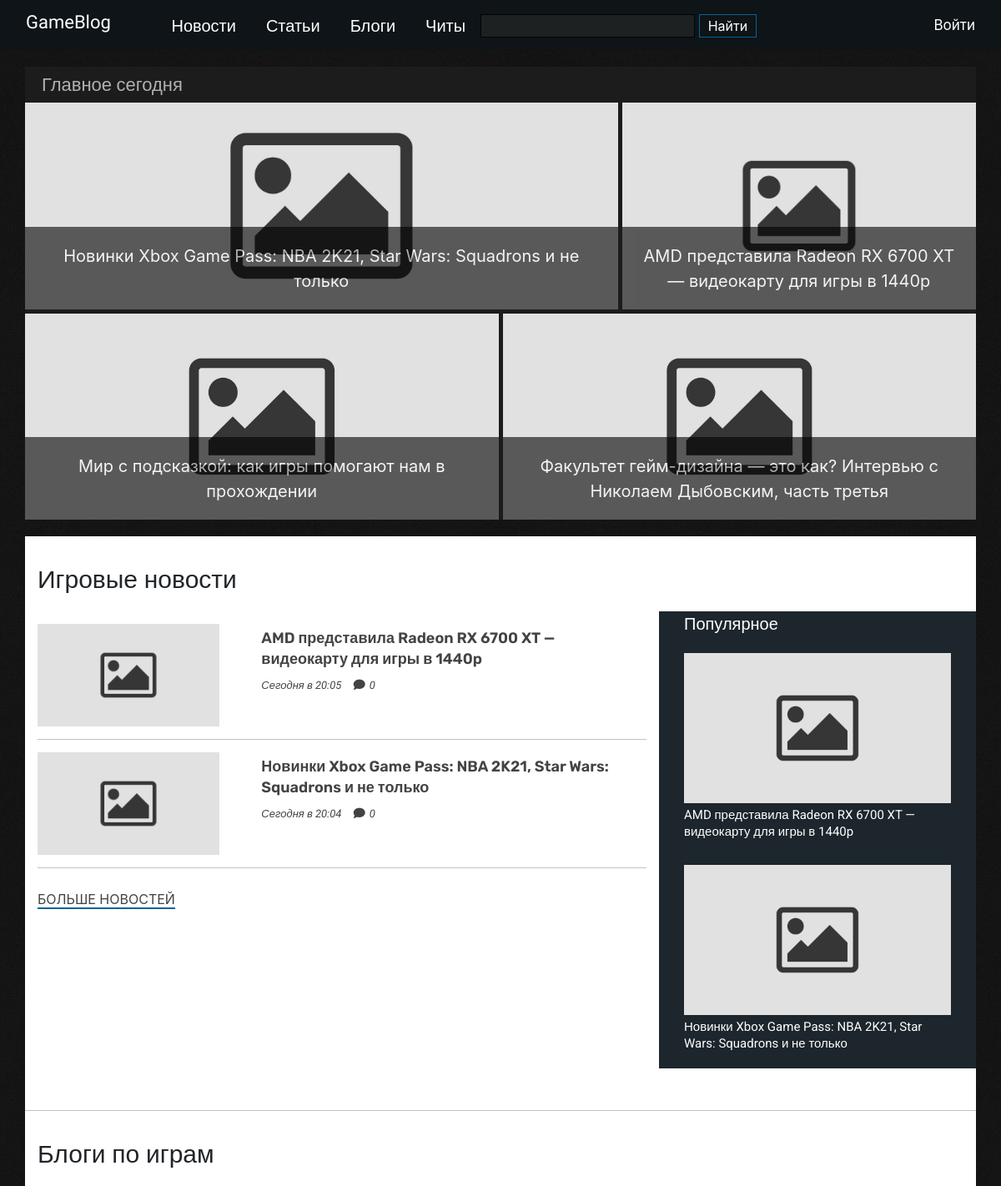
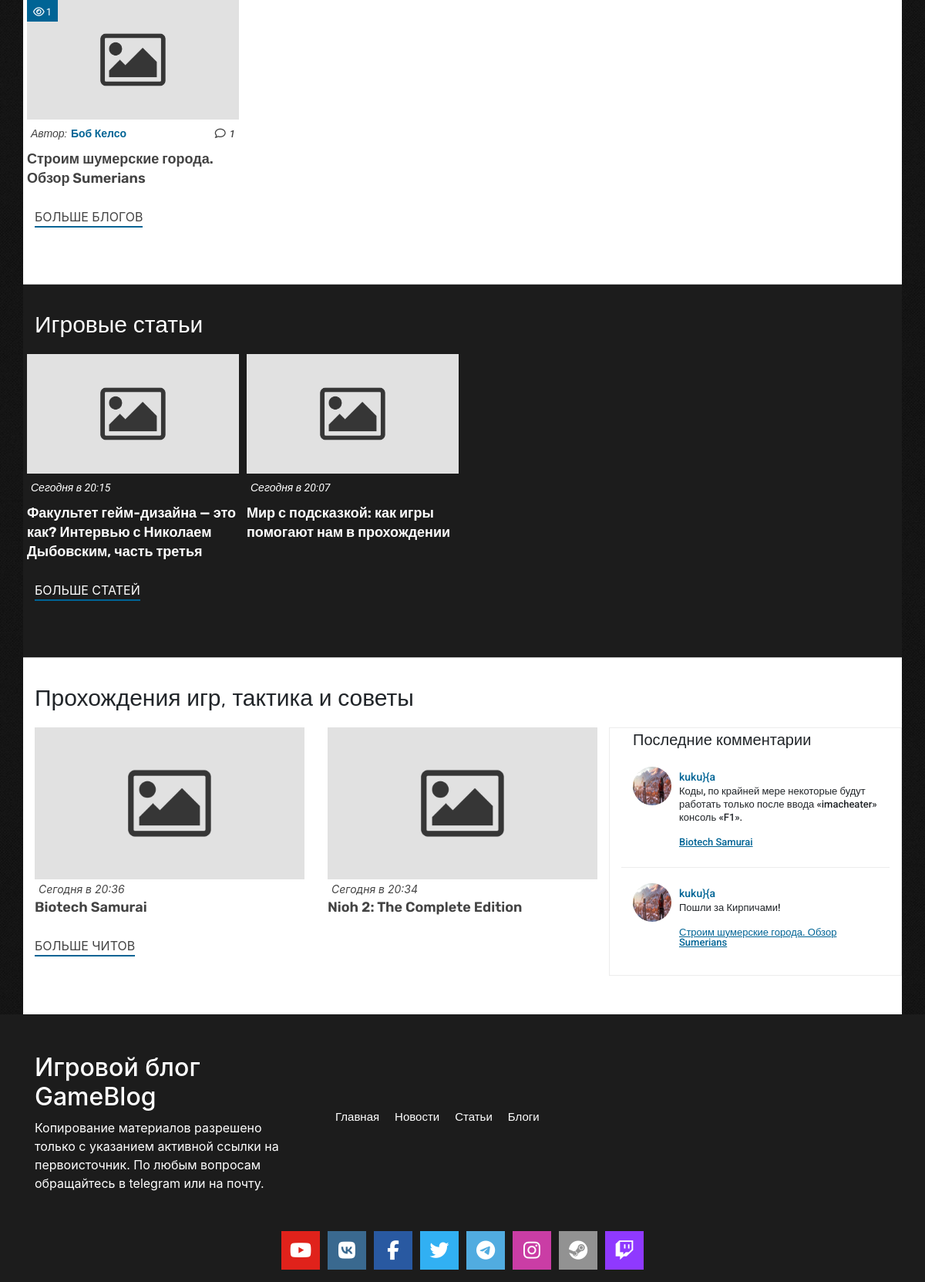
The page / on the database its author committed (2 pictures, top to bottom).
### tables this page shows
CREATE TABLE `news` (
  `id` int(11) NOT NULL,
  `cat_id` int(11) NOT NULL,
  `title` varchar(255) NOT NULL,
  `description` text NOT NULL,
  `author` int(11) NOT NULL,
  `date` datetime NOT NULL,
  `image` varchar(50) NOT NULL,
  `meta_desc` text NOT NULL,
  `meta_keywords` text NOT NULL,
  `showSlider` int(11) NOT NULL DEFAULT 0
);

CREATE TABLE `blogs` (
  `id` int(11) NOT NULL,
  `title` varchar(255) NOT NULL,
  `description` text NOT NULL,
  `author` int(11) NOT NULL,
  `date` datetime NOT NULL,
  `image` varchar(255) NOT NULL,
  `meta_desc` text NOT NULL,
  `meta_keywords` text NOT NULL,
  `showSlider` int(11) NOT NULL DEFAULT 0
);

CREATE TABLE `users` (
  `id` int(11) NOT NULL,
  `login` varchar(50) NOT NULL,
  `password` varchar(255) NOT NULL,
  `name` varchar(255) NOT NULL,
  `email` varchar(50) NOT NULL,
  `image` varchar(255) NOT NULL,
  `date` datetime NOT NULL,
  `role` enum('admin','user') NOT NULL
);

CREATE TABLE `articles` (
  `id` int(11) NOT NULL,
  `cat_id` int(11) NOT NULL,
  `title` varchar(255) NOT NULL,
  `description` text NOT NULL,
  `author` varchar(50) NOT NULL,
  `date` datetime NOT NULL,
  `image` varchar(255) NOT NULL,
  `meta_desc` text NOT NULL,
  `meta_keywords` text NOT NULL,
  `showSlider` int(11) NOT NULL DEFAULT 0
);

CREATE TABLE `cheats` (
  `id` int(11) NOT NULL,
  `cat_id` int(11) NOT NULL,
  `title` varchar(255) NOT NULL,
  `description` text NOT NULL,
  `author` varchar(50) NOT NULL,
  `date` datetime NOT NULL,
  `image` varchar(100) NOT NULL,
  `meta_desc` text NOT NULL,
  `meta_keywords` text NOT NULL,
  `showSlider` int(11) NOT NULL DEFAULT 0
);

### public/index.php (called while the page is built, shortened)
<?php
$qStr = $_SERVER['QUERY_STRING'];
spl_autoload_register(function ($className){
    $className = ROOT .'/'. str_replace('\\', '/', $className) . '.php';
});
Router::dispatch($qStr);

### config/db.php (called while the page is built)
<?php
return [
    'dsn' => 'mysql:host=localhost;dbname=gameblog',
    'user' => 'root',
    'password' => 'root'
];

### app/controllers/MainController.php (called while the page is built, shortened)
<?php
class MainController extends AppController
{
    public function indexAction()
    {
        $news = new News();
        $articles = new Article();
        $blogs = new Blog();
        $comments = new Comment();
        $cheats = new Cheat();
        $arrMainToday = $news->getMainToday();
        $arrLastNews = $news->last('id', 5);
        $arrPopularNews = $news->popular('c_views', 3);
        $arrlastBlogs = $blogs->getLastBlogs();
        $arrLastArticles = $articles->last('id', 4);
        $arrLastChit = $cheats->last('id', 8);
        $arrLastComments = $comments->lastComment('5');
    }
}

### app/models/Blog.php (called while the page is built, shortened)
<?php
class Blog extends Model
{
    protected $table = 'blogs';
    public function getLastBlogs()
    {
        $sql = "SELECT B.id, B.title, B.image, U.login as author FROM {$this->table} as B JOIN users as U ON B.author = U.id ORDER BY B.id DESC LIMIT 4";
        return $this->db->query($sql);
    }
}

### app/models/Comment.php (called while the page is built, shortened)
<?php
class Comment extends Model
{
    public function lastComment($limit = '')
    {
        $limit = (strlen($limit) != '') ? "LIMIT ".(int)$limit : '';
        $sql = "SELECT C.id, C.author_id, C.author, C.text as comment, C.date, N.id AS title_id, N.title, U.image AS user_img, 'news' as tbl FROM comments AS C JOIN news AS N ON C.table_name = 'news' AND C.table_row_id = N.id JOIN users AS U ON C.author_id = U.id WHERE C.active = 1
                UNION
                SELECT C.id, C.author_id, C.author, C.text as comment, C.date, A.id AS title_id, A.title, U.image AS user_img, 'articles' as tbl FROM comments AS C JOIN articles AS A ON C.table_name = 'articles' AND C.table_row_id = A.id JOIN users AS U ON C.author_id = U.id WHERE C.active = 1
                UNION
                SELECT C.id, C.author_id, C.author, C.text as comment, C.date, B.id AS title_id, B.title, U.image AS user_img, 'blogs' as tbl FROM comments AS C JOIN blogs AS B ON C.table_name = 'blogs' AND C.table_row_id = B.id JOIN users AS U ON C.author_id = U.id WHERE C.active = 1
                UNION
                SELECT C.id, C.author_id, C.author, C.text as comment, C.date, CH.id AS title_id, CH.title, U.image AS user_img, 'cheats' as tbl FROM comments AS C JOIN cheats AS CH ON C.table_name = 'cheats' AND C.table_row_id = CH.id JOIN users AS U ON C.author_id = U.id WHERE C.active = 1
                ORDER BY id DESC " . $limit;
        return $this->db->query($sql);
    }
}

### app/views/Main/index.php (the view, shortened to what this page needs)
<div class="container">
    <div class="row span">
        <span>Главное сегодня</span>
    </div>
    <div class="row news-today">
        <? if (!empty($mainToday)): ?>
        <? foreach ($mainToday as $today): ?>
        <div class="article-today">
            <a href="<?=$today['tbl'].'/detail/'.$today['id']?>">
                <? if(file_exists($_SERVER['DOCUMENT_ROOT'].PATH_IMAGE.'/'.$today['image'])): ?>
                    <img src="<?=PATH_IMAGE?>/<?=$today['image']?>" class="article-img" alt="<?=$today['image']?>">
                <? else: ?>
                    <img src="<?=NO_IMG?>" class="article-img" alt="<?=$today['image']?>">
                <? endif; ?>
                <div class="article-today__text">
                    <span class="article-today__name"><?=$today['title']?></span>
                </div>
            </a>
        </div>
        <? endforeach; ?>
        <? endif; ?>
    </div>
    <div class="row span_light" style="margin-top: 20px;">
        <span>Игровые новости</span>
    </div>
    <div class="row game-news">
        <div class="col-md-8 beee">
            <? foreach ($lastNews as $new): ?>
            <div class="col-12 game-new">
                <div class="row">
                    <div class="col-4">
                        <a href="news/detail/<?=$new['id']?>">
                            <? if(file_exists($_SERVER['DOCUMENT_ROOT'].PATH_IMAGE.'/'.$new['image'])): ?>
                                <img src="<?=PATH_IMAGE?>/<?=$new['image']?>" class="game-new__img" alt="<?=$new['image']?>">
                            <? else: ?>
                                <img src="<?=NO_IMG?>" class="game-new__img" alt="<?=$new['image']?>">
                            <? endif; ?>
                        </a>
                    </div>
                    <div class="col-8">
                        <div class="game__new">
                            <div class="game-new__name">
                                <a href="news/detail/<?= $new['id'] ?>"><?= $new['title'] ?></a>
                            </div>
                            <div class="game-new__info">
                                <span class="game-new__info--date"><?= $new['date'] ?></span>
                                <span class="game-new__info--comment"><i class="fa fa-comment-o" aria-hidden="true"></i><?= $new['comments'] ?></span>
                            </div>
                        </div>
                    </div>
                </div>
            </div>
            <? endforeach; ?>
            <a href="/news" class="more-news">Больше новостей</a>
        </div>
        <div class="col-md-4 popular">
            <span>Популярное</span>
            <? foreach ($popularNews as $popular): ?>
            <a href="news/detail/<?= $popular['id'] ?>">
                <div class="col-12 popular-new">
                    <? if(file_exists($_SERVER['DOCUMENT_ROOT'].PATH_IMAGE.'/'.$popular['image'])): ?>
                        <img src="<?=PATH_IMAGE?>/<?=$popular['image']?>" class="popular-new__img" alt="<?=$popular['image']?>">
                    <? else: ?>
                        <img src="<?=NO_IMG?>" class="popular-new__img" alt="<?=$popular['image']?>">
                    <? endif; ?>
                    <div class="popular-new__desc">
                        <div class="popular-new__desc--name">
                            <a href="news/detail/<?= $popular['id'] ?>">
                                <p><?= $popular['title'] ?></p>
                            </a>
                        </div>
                    </div>
                </div>
            </a>
            <? endforeach; ?>
        </div>
    </div>
    <div class="row span_light">
        <span>Блоги по играм</span>
    </div>
    <div class="row blogs-on-games">
        <div class="col-12 blogs-on-games__game">
            <div class="row">
                <? foreach ($lastBlogs as $blog): ?>
                <div class="col-xs-12 col-sm-6 col-md-3 col-lg-3 blog">
                    <a href="/blogs/detail/<?=$blog['id']?>">
                        <? if(file_exists($_SERVER['DOCUMENT_ROOT'].PATH_IMAGE.'/'.$blog['image'])): ?>
                            <img src="<?=PATH_IMAGE?>/<?=$blog['image']?>" class="blog__img" alt="<?$blog['image']?>">
                        <? else: ?>
                            <img src="<?=NO_IMG?>" class="blog__img" alt="<?=$blog['image']?>">
                        <? endif; ?>
                        <div class="eyes"><span><i class="fa fa-eye" aria-hidden="true"></i><?= $blog['views'] ?></span></div>
                    </a>
                    <div class="blog-author">
                        <div class="author"><span>Автор:</span><a><?= $blog['author'] ?></a></div>
                        <div class="comment"><span><i class="fa fa-comment-o" aria-hidden="true"></i><?= $blog['comments'] ?></span></div>
                    </div>
                    <div class="blog-desc">
                        <a href="/blogs/detail/<?=$blog['id']?>"><?= $blog['title'] ?></a>
                    </div>
                </div>
                <? endforeach; ?>
            </div>
        </div>
        <a href="/blogs" class="more-blogs">Больше блогов</a>
    </div>
    <div class="row span_dark">
        <span>Игровые статьи</span>
    </div>
    <div class="row games-articles">
        <div class="col-12 games-articles__game">
            <div class="row">
                <? foreach ($lastArticles as $article): ?>
                <div class="col-xs-12 col-sm-6 col-md-3 col-lg-3 article">
                    <a href="/articles/detail/<?=$article['id']?>">
                        <? if(file_exists($_SERVER['DOCUMENT_ROOT'].PATH_IMAGE.'/'.$article['image'])): ?>
                            <img src="<?=PATH_IMAGE?>/<?=$article['image']?>" class="article__img" alt="<?=$article['image']?>">
                        <? else: ?>
                            <img src="<?=NO_IMG?>" class="article__img" alt="<?=$article['image']?>">
                        <? endif; ?>
                        <div class="article-day">
                            <div class="day"><span><?= $article['date'] ?></div>
                        </div>
                        <div class="article-desc">
                            <a href="/articles/detail/<?=$article['id']?>"><?= $article['title'] ?></a>
                        </div>
                    </a>
                </div>
                <? endforeach; ?>
            </div>
        </div>
        <a href="/articles" class="more-blogs">Больше статей</a>
    </div>
    <div class="row span_light">
        <span>Прохождения игр, тактика и советы</span>
    </div>
    <div class="row recent-posts">
        <div class="col-xs-12 col-sm-12 col-md-8 col-lg-8 wrapper">
            <div class="row">
                <? if (!empty($lastChits)): ?>
                <? foreach ($lastChits as $chit): ?>
                <div class="col-xs-12 col-sm-12 col-md-6 col-lg-6 resent-post">
                    <a href="/cheats/detail/<?=$chit['id']?>">
                        <? if(file_exists($_SERVER['DOCUMENT_ROOT'].PATH_IMAGE.'/'.$chit['image'])): ?>
                            <img src="<?=PATH_IMAGE?>/<?=$chit['image']?>" class="resent-post__img" alt="">
                        <? else: ?>
                            <img src="<?=NO_IMG?>" class="resent-post__img" alt="<?=$chit['image']?>">
                        <? endif; ?>
                        <div class="resent-post__day">
                            <div class="day"><span><?=$chit['date']?></div>
                        </div>
                        <div class="resent-post__name">
                            <a href="/cheats/detail/<?=$chit['id']?>"><?=$chit['title']?></a>
                        </div>
                    </a>
                </div>
                <? endforeach; ?>
                <? endif; ?>
                <a href="/cheats" class="more-guides">Больше читов</a>
            </div>
        </div>
        <div class="col-xs-12 col-sm-12 col-md-4 col-lg-4 last-comments">
            <span>Последние комментарии</span>
            <? if (!empty($lastComments)): ?>
            <? foreach ($lastComments as $comment): ?>
            <a href="/<?=$comment['tbl']?>/detail/<?= $comment['title_id'] ?>">
                <div class="col-12 last-comment">
                    <div class="last-comment__img">
                        <img src="<?=PATH_AVATAR?>/<?=$comment['user_img']?>" class="last-comment__img--avatar" alt="<?=$comment['author']?>">
                    </div>
                    <div class="last-comment__text">
                        <div class="last-comment__text--author">
                            <a><?=$comment['author'] ?></a>
                        </div>
                        <div class="last-comment__text--text">
                            <p><?= $comment['comment'] ?></p>
                            <a href="/<?=$comment['tbl']?>/detail/<?= $comment['title_id'] ?>">
                                <p><?= $comment['title'] ?></p>
                            </a>
                        </div>
                    </div>
                </div>
            </a>
            <? endforeach; ?>
            <? endif; ?>
        </div>
    </div>
</div>

### public/css/media.css (style rules this page uses)
@media (min-width: 800px) { .news-today { display: block; } }

### rows shown on the page
news: title "AMD представила Radeon RX 6700 XT — видеокарту для игры в 1440p", date "Сегодня в 20:05", comments "0"
news: title "Новинки Xbox Game Pass: NBA 2K21, Star Wars: Squadrons и не только", date "Сегодня в 20:04", comments "0"
blogs: views "1", users.login "Боб Келсо", comments "1", title "Строим шумерские города. Обзор Sumerians"
articles: date "Сегодня в 20:15", title "Факультет гейм-дизайна — это как? Интервью с Николаем Дыбовским, часть третья"
articles: date "Сегодня в 20:07", title "Мир с подсказкой: как игры помогают нам в прохождении"
cheats: date "Сегодня в 20:36", title "Biotech Samurai"
cheats: date "Сегодня в 20:34", title "Nioh 2: The Complete Edition"

### other values the page prints
$today['title'] "Новинки Xbox Game Pass: NBA 2K21, Star Wars: Squadrons и не только"
$today['title'] "AMD представила Radeon RX 6700 XT — видеокарту для игры в 1440p"
$today['title'] "Мир с подсказкой: как игры помогают нам в прохождении"
$today['title'] "Факультет гейм-дизайна — это как? Интервью с Николаем Дыбовским, часть третья"
$comment['author'] "kuku}{a"
$comment['comment'] "Коды, по крайней мере некоторые будут работать только после ввода «imacheater» консоль «F1»."
$comment['title'] "Biotech Samurai"
$comment['comment'] "Пошли за Кирпичами!"
$comment['title'] "Строим шумерские города. Обзор Sumerians"
